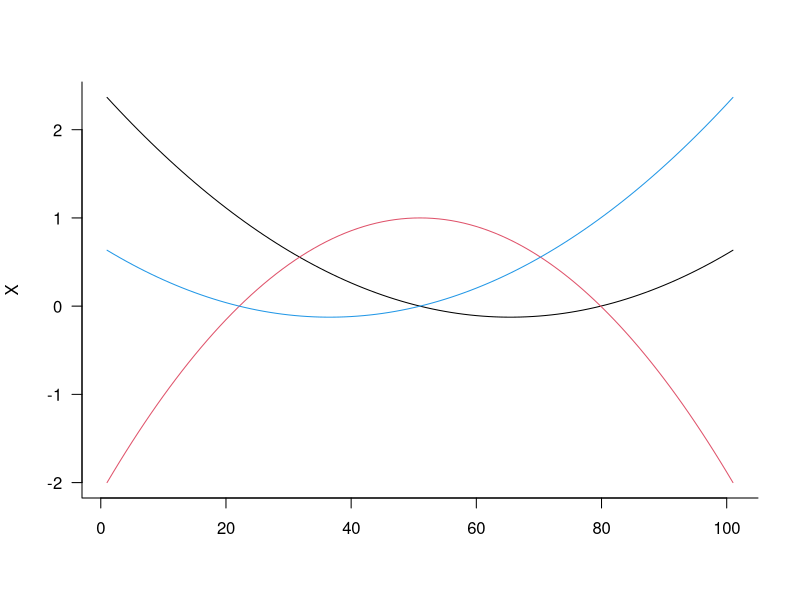

Write R code to recreate this figure.
## ---- chunk 1
library(lme4)
gg <-GHrule(3)
xvec <- seq(-3, 3, length = 101)
lagr_basis_i <- function(i, xvec, q) {
  num <- sapply(xvec, \(x) prod(x-q[-i]))
  denom <- prod(q[i]-q[-i])
  num/denom
}
lagr_basis <- function(xvec, q) {
  sapply(seq_along(q), \(i) lagr_basis_i(i, xvec, q))
}
X <- lagr_basis(xvec, gg[,"z"])
par(las=1, bty = "l")
matplot(X, type = "l", col = c(1,2,4), lty = 1)
